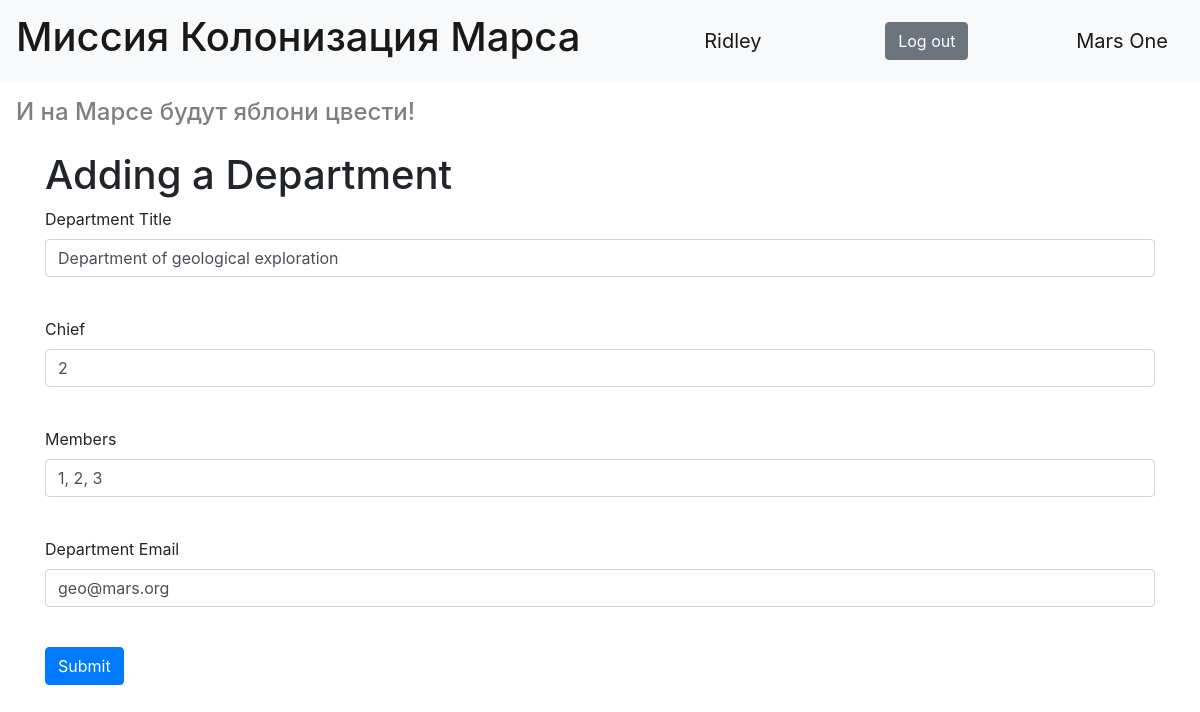
The app's page /department/1 (signed in) with its own data.
### data/users.py (models this page shows, shortened)
class User(SqlAlchemyBase, UserMixin, SerializerMixin):
    __tablename__ = 'users'
    id = sqlalchemy.Column(sqlalchemy.Integer,
                           primary_key=True, autoincrement=True)
    surname = sqlalchemy.Column(sqlalchemy.String, nullable=True)
    name = sqlalchemy.Column(sqlalchemy.String, nullable=True)
    age = sqlalchemy.Column(sqlalchemy.Integer, nullable=True)
    position = sqlalchemy.Column(sqlalchemy.String, nullable=True)
    speciality = sqlalchemy.Column(sqlalchemy.String, nullable=True)
    address = sqlalchemy.Column(sqlalchemy.String, nullable=True)
    email = sqlalchemy.Column(sqlalchemy.String, unique=True, nullable=True)
    hashed_password = sqlalchemy.Column(sqlalchemy.String, nullable=True)
    modified_date = sqlalchemy.Column(sqlalchemy.DateTime, nullable=True)
    city_from = sqlalchemy.Column(sqlalchemy.String, nullable=True)
    jobs = orm.relation('Jobs', back_populates='user')
    departments = orm.relation('Department', back_populates='user')

### data/departments.py (models this page shows)
class Department(SqlAlchemyBase, SerializerMixin):
    __tablename__ = 'departments'
    id = sqlalchemy.Column(sqlalchemy.Integer,
                           primary_key=True, autoincrement=True)
    title = sqlalchemy.Column(sqlalchemy.String, nullable=True)
    chief = sqlalchemy.Column(sqlalchemy.Integer,
                              sqlalchemy.ForeignKey('users.id'),
                              nullable=True)
    members = sqlalchemy.Column(sqlalchemy.String, nullable=True)
    email = sqlalchemy.Column(sqlalchemy.String, nullable=True)
    user = orm.relation('User')

### main.py (the view, shortened to what this page needs)
@app.route('/department/<int:id>', methods=['GET', 'POST'])
@login_required
def edit_department(id):
    form = DepartmentForm()
    if request.method == "GET":
        db_sess = db_session.create_session()
        departments = db_sess.query(Department).filter(Department.id == id,
                                                       ((Department.user == current_user) | (current_user.id == 1))
                                                       ).first()
        if departments:
            form.title.data = departments.title
            form.chief.data = departments.chief
            form.members.data = departments.members
            form.email.data = departments.email
        else:
            abort(404)
    return render_template('department.html', title='Еditing a Department', form=form)

### forms/user.py
class DepartmentForm(FlaskForm):
    title = StringField('Department Title', validators=[DataRequired()])
    chief = StringField('Chief', validators=[DataRequired()])
    members = StringField('Members', validators=[DataRequired()])
    email = StringField('Department Email', validators=[DataRequired()])
    submit = SubmitField('Submit')

### data/db_session.py (called while the page is built)
def create_session() -> Session:
    global __factory
    return __factory()

### main.py (called while the page is built)
@login_manager.user_loader
def load_user(user_id):
    db_sess = db_session.create_session()
    return db_sess.query(User).get(user_id)

### templates/department.html (shortened to what this page needs)
{% extends "base.html" %}
{% block content %}
    <h1>Adding a Department</h1>
    <form action="" method="post">
        <p>
            {{ form.title.label }}<br>
            {{ form.title(class="form-control") }}<br>
        </p>
        <p>
            {{ form.chief.label }}<br>
            {{ form.chief(class="form-control") }}<br>
        </p>
        <p>
            {{ form.members.label }}<br>
            {{ form.members(class="form-control") }}<br>
        </p>
        <p>
            {{ form.email.label }}<br>
            {{ form.email(class="form-control", type="email") }}<br>
        </p>
        <p>{{ form.submit(type="submit", class="btn btn-primary") }}</p>
    </form>
{% endblock %}

### templates/base.html (shortened to what this page needs)
<!doctype html>
<html lang="en">
<head>
    <link rel="stylesheet"
          href="https://stackpath.bootstrapcdn.com/bootstrap/4.4.1/css/bootstrap.min.css"
>
    <link rel="stylesheet"
          href="static/css/login.css">
</head>
<body>
<header>
    <nav class="navbar navbar-light bg-light">
        <a class="navbar-brand" href="#"><h1>Миссия Колонизация Марса</h1></a>
        {% if current_user.is_authenticated %}
        <a class="navbar-brand" href="/logout">{{ current_user.name }}</a>
        <a href="/logout" class="btn btn-secondary">Log out</a>
        {% else %}
        <p>
        <a class="btn btn-primary " href="/register">Register</a>
        <a class="btn btn-success" href="/login">Log in</a>
        </p>
        {% endif %}
        <a class="navbar-brand" href="/logout">Mars One</a>
    </nav>
    <nav class="navbar navbar-light">
      <span class="navbar-text">
          <h4>И на Марсе будут яблони цвести!</h4>
      </span>
    </nav>
</header>
<main role="main" class="container">
    {% block content %}{% endblock %}
</main>
</body>
</html>

### records on screen
User: name "Ridley"
Department: title "Department of geological exploration", chief "2", members "1, 2, 3", email "geo@mars.org"
